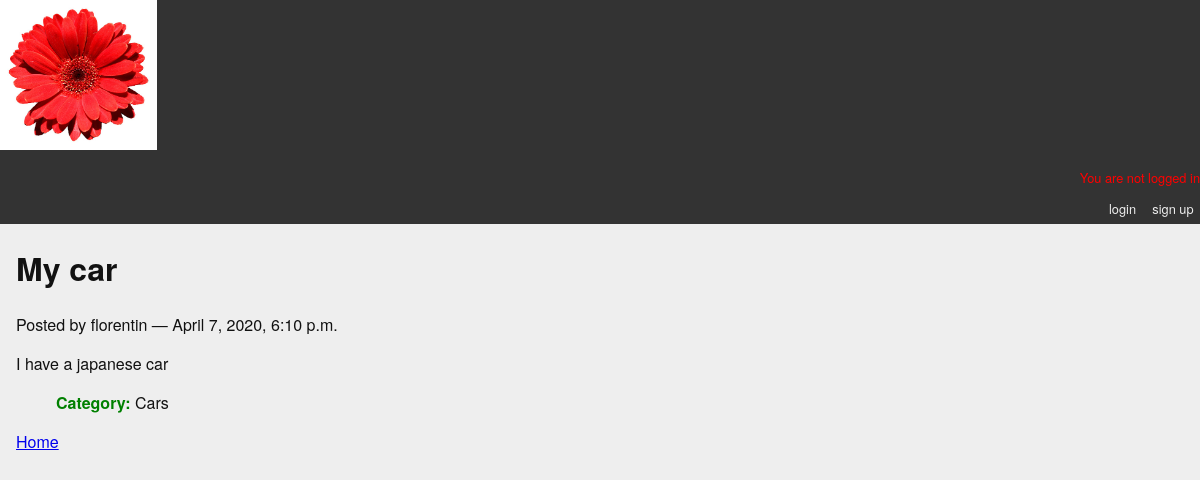
The app's page /posts/6/, older data.
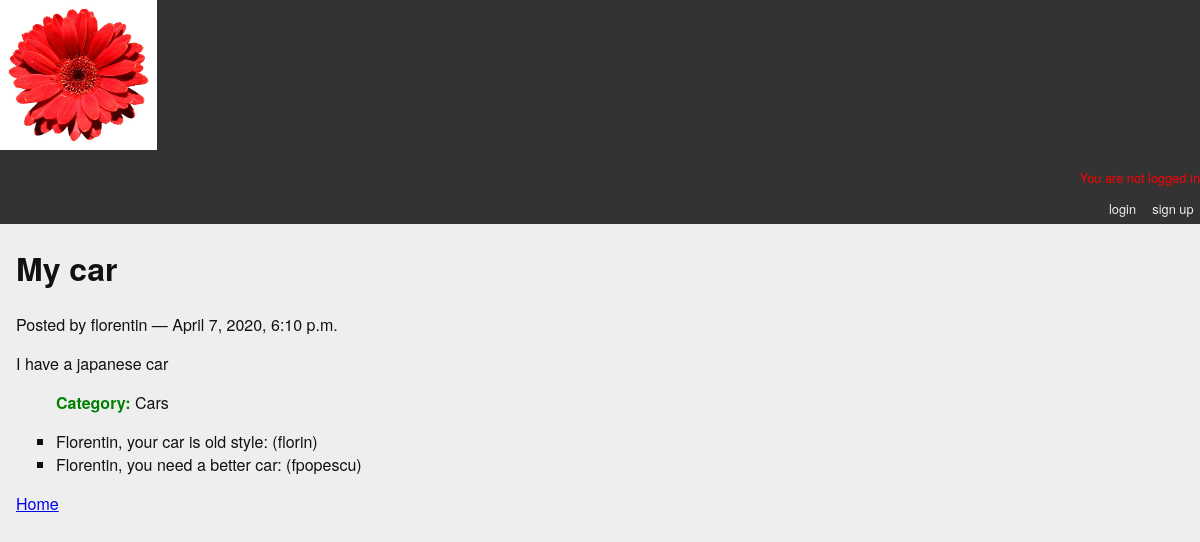
The same page, newer data.
### blogging/models.py (models this page shows, shortened)
class Post(models.Model):
    title = models.CharField(max_length=128)
    text = models.TextField(blank=True)
    author = models.ForeignKey(User, on_delete=models.CASCADE)
    created_date = models.DateTimeField(auto_now_add=True)
    modified_date = models.DateTimeField(auto_now=True)
    published_date = models.DateTimeField(blank=True, null= True)
    def __str__(self):
        return self.title

class Category(models.Model):
    name = models.CharField(max_length=128)
    description = models.TextField(blank=True)
    posts = models.ManyToManyField(Post, blank=True, related_name='categories')
    def __str__(self):
        return self.name
    class Meta:
        verbose_name_plural = 'Categories'

class Review(models.Model):
    post = models.ForeignKey(Post, on_delete=models.CASCADE, related_name='reviews')
    review = models.CharField(max_length=255)
    author = models.ForeignKey(get_user_model(), on_delete=models.CASCADE)

### blogging/views.py (the view)
# urls.py: path('posts/<int:post_id>/', detail_view, name="blog_detail"),
def detail_view(request, post_id):
    published = Post.objects.exclude(published_date__exact=None)
    post =  get_object_or_404(published, pk=post_id)
    context = {'post': post}
    return render(request, 'blogging/detail.html', context)

### blogging/templates/blogging/detail.html (shortened to what this page needs)
{% extends "base.html" %}
{% block content %}
<h1>{{ post }}</h1>
<p class="byline">
  Posted by {{ post.author.username }} &mdash; {{ post.published_date }}
</p>
<div class="post-body">
  {{ post.text }}
</div>
<ul class="categories">
  {% for category in post.categories.all %}
    <li><b><font color="green">Category: </font></b>{{ category }}</li>
  {% endfor %}
</ul>
<ul class="reviews">
  {% for review in post.reviews.all %}
    <li>{{ review.review }}: ({{ review.author }})</li>
  {% endfor %}
</ul>
<a class="backlink" href="/">Home</a>
{% endblock content %}

### mysite/templates/base.html (shortened to what this page needs)
{% load static %}
{% load socialaccount %}
<!DOCTYPE html>
<html>
  <head>
    <link type="text/css"  href="{% static 'css/django_blog.css' %}" rel="stylesheet">
  </head>
  <body>
    <div id="header">
     <div class="nav-right">
     <img class="img" src="{% static 'images/flower.jpg' %}">
      <ul id="control-bar">
      {% if user.is_authenticated %}
          <p><font color="yellow">You are logged in as {{user.username}}</font></p>
          {% if user.is_staff %}
              <li><a href="{% url 'admin:index' %}">admin</a></li>
          {% endif %}
          <li class="nav-item"><a href="{% url 'post_create' %}">create post</a></li>
          <li><a href="{% url 'password_change' %}">password change</a></li>
          <li><a href="{% url 'account_logout' %}">logout</a></li>
      {% else %}
          <p><font color="red"> You are not logged in</font></p>
          <li><a href="{% url 'account_login' %}">login</a></li>
          <li><a class="btn btn-outline-primary" href="{% url 'account_signup' %}">sign up</a></li>
      {% endif %}
      </ul>
     </div>
    </div>
    <div id="container">
      <div id="content">
      {% block content %}{% endblock %}
      </div>
    </div>
  </body>
</html>

### blogging/static/css/django_blog.css (style rules this page uses)
body { background-color: #eee; color: #111; font-family: "HelveticaNeue-Light", "Helvetica Neue Light", "Helvetica Neue", Helvetica, Arial, "Lucida Grande", sans-serif; margin:0; padding:0; }
#container { margin:0; padding:0; margin-top: 0px; }
#header { background-color: #333; border-botton: 1px solid #111; margin:0; padding:0; }
#control-bar { margin: 0em 0em 1em; list-style: none; list-style-type: none; text-align: right; color: #eee; font-size: 80%; padding-bottom: 0.4em; }
#control-bar li { display: inline-block; }
#control-bar li a { color: #eee; padding: 0.5em; text-decoration: none; }
#content { margin: 0em 1em 1em; }
ul.categories { list-style: none; list-style-type: none; }
ul.categories li { display: inline; }
.img { height: 150px; width: auto; }
ul.reviews { list-style-type: square; }

Row changes from the older to the newer data that the page shows:
added Review: review "Florentin, your car is old style", author "florin"
added Review: review "Florentin, you need a better car", author "fpopescu"
